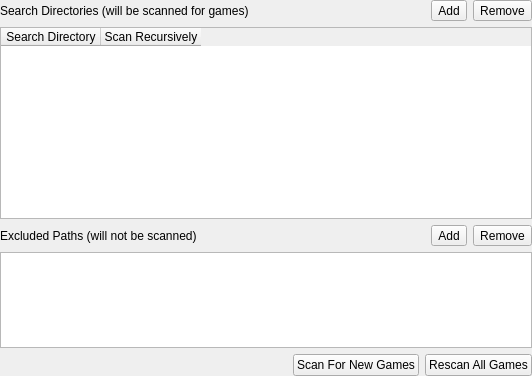
<?xml version="1.0" encoding="UTF-8"?>
<ui version="4.0">
 <class>GameListSettingsWidget</class>
 <widget class="QWidget" name="GameListSettingsWidget">
  <property name="geometry">
   <rect>
    <x>0</x>
    <y>0</y>
    <width>532</width>
    <height>376</height>
   </rect>
  </property>
  <property name="windowTitle">
   <string>Form</string>
  </property>
  <layout class="QVBoxLayout" name="verticalLayout" stretch="0,2,0,1,0">
   <property name="leftMargin">
    <number>0</number>
   </property>
   <property name="topMargin">
    <number>0</number>
   </property>
   <property name="rightMargin">
    <number>0</number>
   </property>
   <property name="bottomMargin">
    <number>0</number>
   </property>
   <item>
    <layout class="QHBoxLayout" name="horizontalLayout_2">
     <item>
      <widget class="QLabel" name="label">
       <property name="text">
        <string>Search Directories (will be scanned for games)</string>
       </property>
      </widget>
     </item>
     <item>
      <spacer name="horizontalSpacer_2">
       <property name="orientation">
        <enum>Qt::Horizontal</enum>
       </property>
       <property name="sizeHint" stdset="0">
        <size>
         <width>40</width>
         <height>20</height>
        </size>
       </property>
      </spacer>
     </item>
     <item>
      <widget class="QToolButton" name="addSearchDirectoryButton">
       <property name="sizePolicy">
        <sizepolicy hsizetype="Minimum" vsizetype="Minimum">
         <horstretch>0</horstretch>
         <verstretch>0</verstretch>
        </sizepolicy>
       </property>
       <property name="text">
        <string>Add</string>
       </property>
       <property name="icon">
        <iconset theme="PostProcessingAdd">
         <normaloff>.</normaloff>.</iconset>
       </property>
      </widget>
     </item>
     <item>
      <widget class="QToolButton" name="removeSearchDirectoryButton">
       <property name="sizePolicy">
        <sizepolicy hsizetype="Minimum" vsizetype="Minimum">
         <horstretch>0</horstretch>
         <verstretch>0</verstretch>
        </sizepolicy>
       </property>
       <property name="text">
        <string>Remove</string>
       </property>
       <property name="icon">
        <iconset theme="PostProcessingRemove">
         <normaloff>.</normaloff>.</iconset>
       </property>
      </widget>
     </item>
    </layout>
   </item>
   <item>
    <widget class="QTableWidget" name="searchDirectoryList">
     <column>
      <property name="text">
       <string>Search Directory</string>
      </property>
     </column>
     <column>
      <property name="text">
       <string>Scan Recursively</string>
      </property>
     </column>
    </widget>
   </item>
   <item>
    <layout class="QHBoxLayout" name="horizontalLayout_3">
     <item>
      <widget class="QLabel" name="label_2">
       <property name="text">
        <string>Excluded Paths (will not be scanned)</string>
       </property>
      </widget>
     </item>
     <item>
      <spacer name="horizontalSpacer_3">
       <property name="orientation">
        <enum>Qt::Horizontal</enum>
       </property>
       <property name="sizeHint" stdset="0">
        <size>
         <width>40</width>
         <height>20</height>
        </size>
       </property>
      </spacer>
     </item>
     <item>
      <widget class="QToolButton" name="addExcludedPath">
       <property name="sizePolicy">
        <sizepolicy hsizetype="Minimum" vsizetype="Minimum">
         <horstretch>0</horstretch>
         <verstretch>0</verstretch>
        </sizepolicy>
       </property>
       <property name="text">
        <string>Add</string>
       </property>
       <property name="icon">
        <iconset theme="PostProcessingAdd">
         <normaloff>.</normaloff>.</iconset>
       </property>
      </widget>
     </item>
     <item>
      <widget class="QToolButton" name="removeExcludedPath">
       <property name="sizePolicy">
        <sizepolicy hsizetype="Minimum" vsizetype="Minimum">
         <horstretch>0</horstretch>
         <verstretch>0</verstretch>
        </sizepolicy>
       </property>
       <property name="text">
        <string>Remove</string>
       </property>
       <property name="icon">
        <iconset theme="PostProcessingRemove">
         <normaloff>.</normaloff>.</iconset>
       </property>
      </widget>
     </item>
    </layout>
   </item>
   <item>
    <widget class="QListWidget" name="excludedPaths"/>
   </item>
   <item>
    <layout class="QHBoxLayout" name="horizontalLayout">
     <item>
      <spacer name="horizontalSpacer">
       <property name="orientation">
        <enum>Qt::Horizontal</enum>
       </property>
       <property name="sizeHint" stdset="0">
        <size>
         <width>40</width>
         <height>20</height>
        </size>
       </property>
      </spacer>
     </item>
     <item>
      <widget class="QPushButton" name="scanForNewGames">
       <property name="sizePolicy">
        <sizepolicy hsizetype="Minimum" vsizetype="Minimum">
         <horstretch>0</horstretch>
         <verstretch>0</verstretch>
        </sizepolicy>
       </property>
       <property name="text">
        <string>Scan For New Games</string>
       </property>
       <property name="icon">
        <iconset theme="ScanForGames">
         <normaloff>.</normaloff>.</iconset>
       </property>
      </widget>
     </item>
     <item>
      <widget class="QPushButton" name="rescanAllGames">
       <property name="sizePolicy">
        <sizepolicy hsizetype="Minimum" vsizetype="Minimum">
         <horstretch>0</horstretch>
         <verstretch>0</verstretch>
        </sizepolicy>
       </property>
       <property name="text">
        <string>Rescan All Games</string>
       </property>
       <property name="icon">
        <iconset theme="RescanAllGames">
         <normaloff>.</normaloff>.</iconset>
       </property>
      </widget>
     </item>
    </layout>
   </item>
  </layout>
 </widget>
 <resources>
  <include location="resources/resources.qrc"/>
 </resources>
 <connections/>
</ui>
